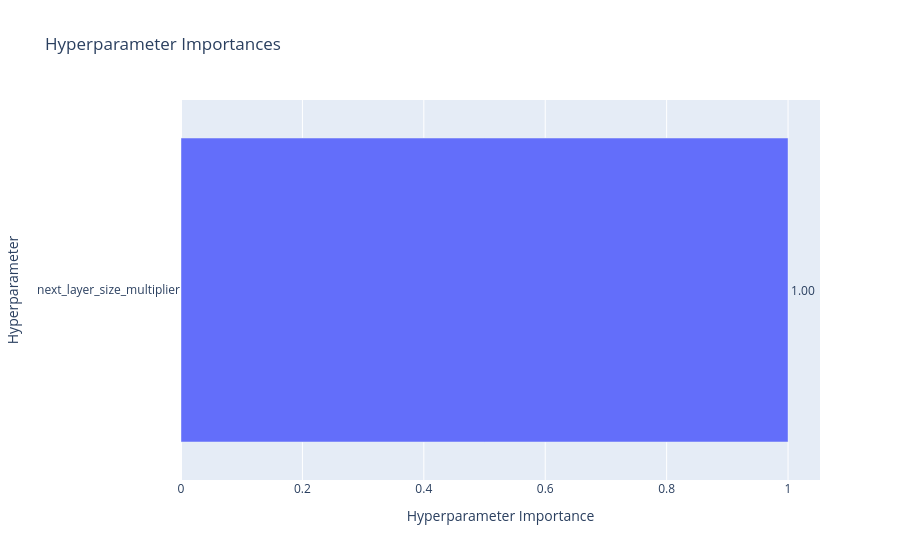

Write notebook code for a chart like this one.
### Code cell
optuna.visualization.plot_param_importances(optuna_study)

### Figure 1 — Plotly figure (JSON) as saved in the notebook; plotly's stock layout.template omitted (floating-point values rounded to 4 significant figures)
{"data": [{"cliponaxis": false, "hovertemplate": ["next_layer_size_multiplier (IntDistribution): 1.0<extra></extra>"], "name": "Objective Value", "orientation": "h", "text": ["1.00"], "textposition": "outside", "type": "bar", "x": [1], "y": ["next_layer_size_multiplier"]}], "layout": {"title": {"text": "Hyperparameter Importances"}, "xaxis": {"title": {"text": "Hyperparameter Importance"}}, "yaxis": {"title": {"text": "Hyperparameter"}}}}
